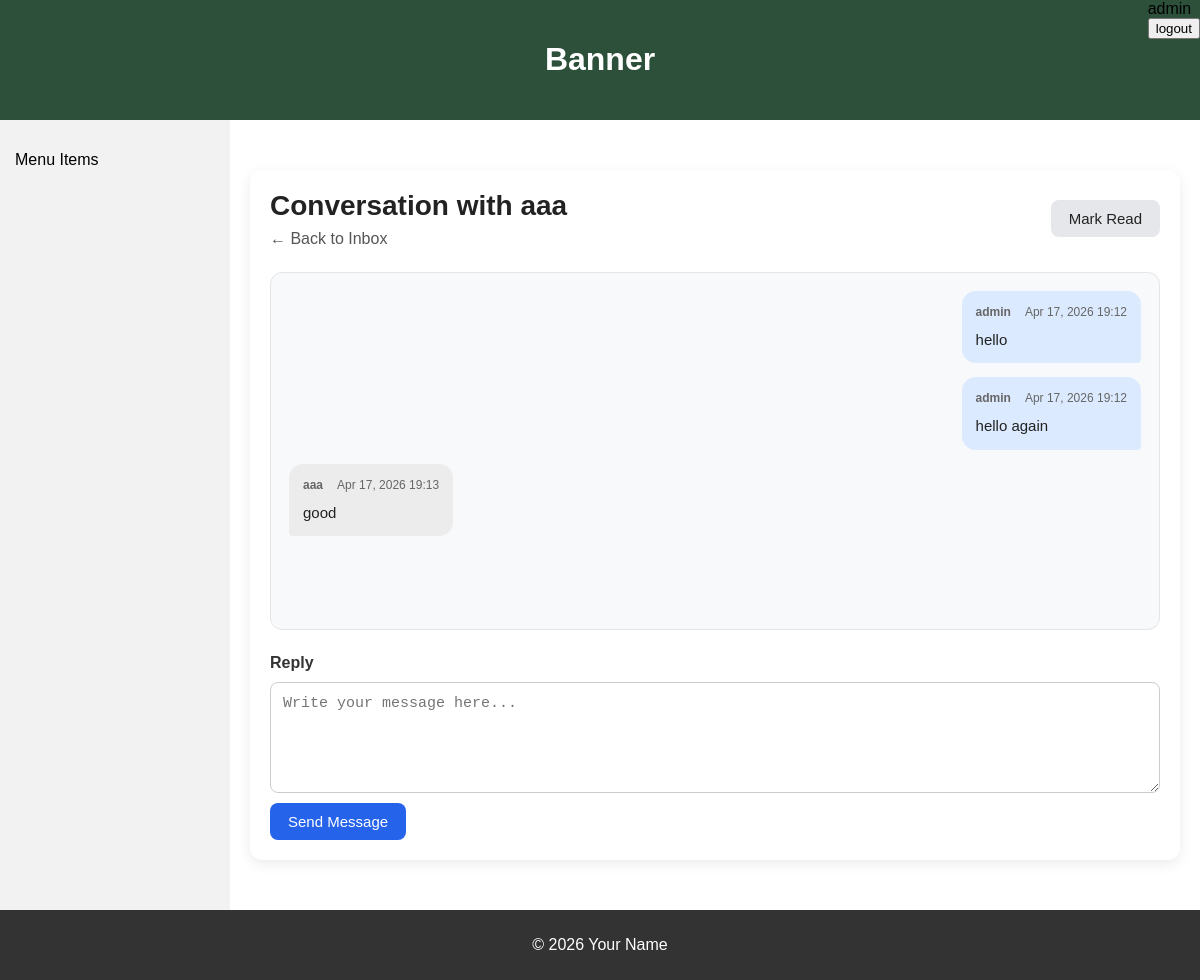
The app's page /thread/1/ (signed in) with its own data.
### bookMng/models.py (models this page shows, shortened)
class PrivateMessage(models.Model):
    thread = models.ForeignKey(
        MessageThread,
        on_delete=models.CASCADE,
        related_name="messages",
    )
    sender = models.ForeignKey(
        settings.AUTH_USER_MODEL,
        on_delete=models.CASCADE,
        related_name="sent_private_messages",
    )
    recipient = models.ForeignKey(
        settings.AUTH_USER_MODEL,
        on_delete=models.CASCADE,
        related_name="received_private_messages",
    )
    body = models.TextField()
    is_read = models.BooleanField(default=False)
    created_at = models.DateTimeField(auto_now_add=True)
    read_at = models.DateTimeField(null=True, blank=True)
    class Meta:
        ordering = ["created_at"]
    def mark_as_read(self):
        if not self.is_read:
            self.is_read = True
            self.read_at = timezone.now()
            self.save(update_fields=["is_read", "read_at"])

### bookMng/views.py (the view, shortened to what this page needs)
# urls.py: path("thread/<int:thread_id>/", views.thread_detail, name="thread_detail"),
@login_required
@require_http_methods(["GET", "POST"])
def thread_detail(request: HttpRequest, thread_id: int) -> HttpResponse:
    thread = get_object_or_404(
        MessageThread.objects.select_related("user1", "user2"),
        pk=thread_id,
    )
    if not thread.has_participant(request.user):
        raise Http404("Message thread not found.")
    thread_messages = thread.messages.select_related("sender", "recipient").all()
    unread_messages = thread_messages.filter(recipient=request.user, is_read=False)
    for msg in unread_messages:
        msg.mark_as_read()
    context = {
        "thread": thread,
        "other_user": thread.other_user(request.user),
        "thread_messages": thread_messages,
    }
    return render(request, "bookMng/thread.html", context)

### bookMng/models.py (called while the page is built)
    def other_user(self, current_user):
        if current_user == self.user1:
            return self.user2
        return self.user1

    def has_participant(self, user):
        return user == self.user1 or user == self.user2

### bookEx/templates/bookMng/thread.html (shortened to what this page needs)
{% extends "base.html" %}
{% load static %}
{% block content %}
<div class="message-box-container">
    <div class="message-box-header">
        <div>
            <h1>Conversation with {{ other_user.username }}</h1>
            <a class="back-link" href="{% url 'inbox' %}">← Back to Inbox</a>
        </div>
        <form method="post" action="{% url 'mark_thread_read' thread.id %}">
            <button class="btn-secondary" type="submit">Mark Read</button>
        </form>
    </div>
    <div class="message-thread-panel">
        {% for msg in thread_messages %}
            <div class="message-bubble {% if msg.sender == request.user %}sent{% else %}received{% endif %}">
                <div class="message-meta">
                    <span class="message-author">{{ msg.sender.username }}</span>
                    <span class="message-date">{{ msg.created_at|date:"M d, Y H:i" }}</span>
                </div>
                <div class="message-text">{{ msg.body|linebreaksbr }}</div>
            </div>
        {% empty %}
            <div class="empty-state">
                <p>No messages in this conversation yet.</p>
            </div>
        {% endfor %}
    </div>
    <form method="post" class="message-compose-form">
        <label for="id_body">Reply</label>
        <textarea id="id_body" name="body" rows="5" placeholder="Write your message here..."></textarea>
        <button class="btn-primary" type="submit">Send Message</button>
    </form>
</div>
{% endblock %}

### bookEx/templates/base.html (shortened to what this page needs)
{% load static %}
<!DOCTYPE html>
<html lang="en">
<head>
    <link rel="stylesheet" href="../static/main.css">
    <link rel="stylesheet" href="{% static 'table_format.css' %}" type="text/css" />
     <link rel="stylesheet" href="{% static 'message_box.css' %}">
</head>
<body>
    <span style="float: right;">
        {% if user.is_authenticated %}
           {{ user.username}}
           <form action="{% url 'logout' %}?next=/" method="post">
               <button type="submit">logout</button>
           </form>
        {% else %}
           Not Logged in
           <a href="{% url 'login' %}?next=/">login</a>
        {% endif %}
    </span>
    <header class="banner">
        <h1>Banner</h1>
    </header>
    <div class="container">
        <nav class="menu">
            <ul>
                {% block sidenav %}
                    Menu Items
                {% endblock sidenav %}
            </ul>
        </nav>
        <main class="content">
                {% block content %}{% endblock content %}
        </main>
    </div>
    <footer class="footer">
        <p>© 2026 Your Name</p>
    </footer>
</body>
</html>

### bookEx/static/main.css (style rules this page uses)
body { margin: 0; font-family: Arial, sans-serif; }
.banner { background-color: #2c5039; color: white; text-align: center; padding: 20px; }
.container { display: flex; min-height: 400px; }
.menu { width: 200px; background-color: #f2f2f2; padding: 15px; }
.menu ul { list-style: none; padding: 0; }
.content { flex: 1; padding: 20px; background-color: #ffffff; }
.footer { background-color: #333; color: white; text-align: center; padding: 10px; }

### bookEx/static/message_box.css (style rules this page uses)
.message-box-container { max-width: 900px; margin: 30px auto; padding: 20px; background: #ffffff; border-radius: 12px; box-shadow: 0 4px 14px rgba(0, 0, 0, 0.08); }
.message-box-header { display: flex; justify-content: space-between; align-items: center; gap: 16px; margin-bottom: 24px; flex-wrap: wrap; }
.message-box-header h1 { margin: 0; font-size: 28px; color: #222; }
.back-link { display: inline-block; margin-top: 8px; text-decoration: none; color: #555; }
.message-thread-panel { display: flex; flex-direction: column; gap: 14px; padding: 18px; min-height: 320px; border: 1px solid #e5e5e5; border-radius: 12px; background: #f8f9fb; margin-bottom: 24px; }
.message-bubble { max-width: 75%; padding: 12px 14px; border-radius: 14px; line-height: 1.5; }
.message-bubble.sent { align-self: flex-end; background: #dbeafe; border-bottom-right-radius: 4px; }
.message-bubble.received { align-self: flex-start; background: #ececec; border-bottom-left-radius: 4px; }
.message-meta { display: flex; justify-content: space-between; gap: 14px; margin-bottom: 8px; font-size: 12px; color: #666; }
.message-author { font-weight: 700; }
.message-text { font-size: 15px; color: #222; white-space: pre-wrap; word-break: break-word; }
.message-compose-form { display: flex; flex-direction: column; gap: 10px; }
.message-compose-form label { font-weight: 600; color: #333; }
.message-compose-form textarea, .message-compose-form select { width: 100%; padding: 12px; border: 1px solid #ccc; border-radius: 8px; font-size: 15px; box-sizing: border-box; }
.btn-primary, .btn-secondary { display: inline-block; width: fit-content; padding: 10px 18px; border: none; border-radius: 8px; cursor: pointer; font-size: 15px; text-decoration: none; }
.btn-primary { background: #2563eb; color: white; }
.btn-secondary { background: #e5e7eb; color: #222; }

### records on screen
PrivateMessage: sender.username "admin", created_at "Apr 17, 2026 19:12", body "hello"
PrivateMessage: sender.username "admin", created_at "Apr 17, 2026 19:12", body "hello again"
PrivateMessage: sender.username "aaa", created_at "Apr 17, 2026 19:13", body "good"

### other values on screen
{{ user.username }} "admin"
{{ other_user.username }} "aaa"
